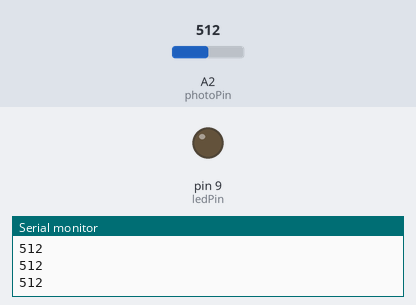
The sketch below on a simulated Arduino Uno, built with avr-gcc and run on an emulated ATmega328P. Parts: output pins drawn as LEDs (lit = HIGH), the last lines printed to the serial monitor. The test bench sets the inputs (shaded band); at power-on: A2 (photoPin) = 512.

Above: at 1.2 s.
1.3 s: A2 (photoPin) set to 458
2.8 s: A2 (photoPin) set to 432
At 3.4 s:
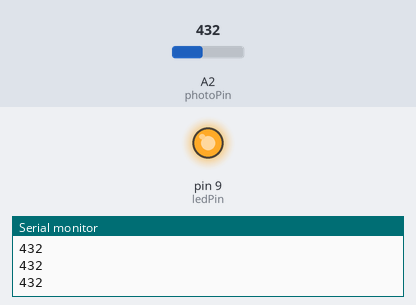
4.3 s: A2 (photoPin) set to 460
At 4.7 s:
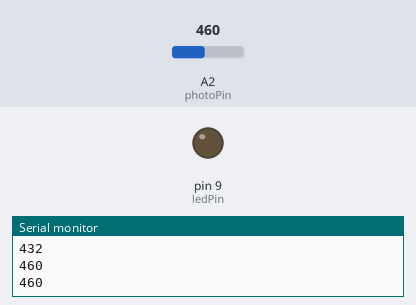
5.9 s: A2 (photoPin) set to 440
At 7.2 s:
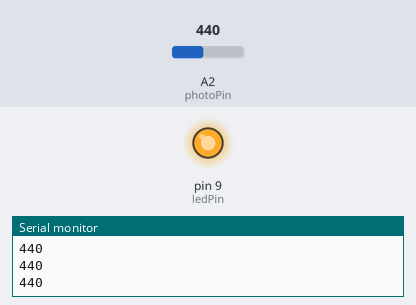
Timing chart, 0 to 8.5 s (numbered marks = the images above; inputs shaded):
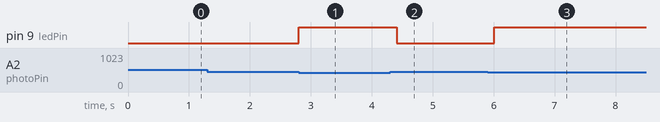

Measured:
- the behaviour switches between 450 and 449 on A2 (photoPin) (found by bisection; images 0 and 1)
- after the input at 2.8 s, pin 9 (ledPin): LOW → HIGH at once
- after the input at 4.3 s, pin 9 (ledPin): HIGH → LOW after 0.11 s
- after the input at 5.9 s, pin 9 (ledPin): LOW → HIGH after 0.11 s

The sketch:

PhotoResistor.ino
```cpp
const int photoPin = A2;  // Photoresistor pin
const int ledPin = 9;     // LED pin
const int threshold = 450; // Adjust this cutoff value for your lighting
// lower value means more light

void setup() {
  pinMode(ledPin, OUTPUT);
  Serial.begin(9600);
}

void loop() {
  int lightLevel = analogRead(photoPin);
  Serial.println(lightLevel);

  if (lightLevel < threshold) {
    digitalWrite(ledPin, HIGH); // Turn LED on in the dark
  } else {
    digitalWrite(ledPin, LOW);  // Turn LED off in bright light
  }

  delay(200);
}
```
